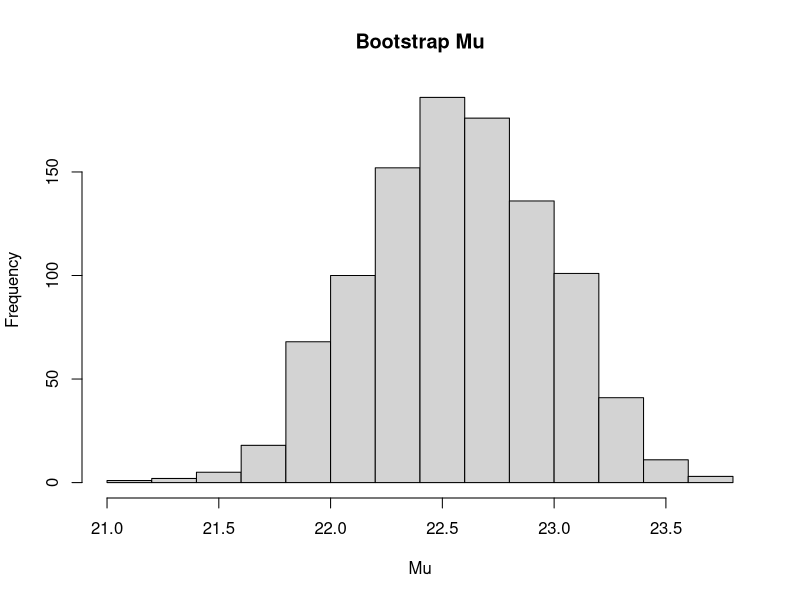

The R script that drew this image:
## ---- chunk 1
library(MASS)
medv <-Boston$medv
## ---- chunk 2
library(boot)
N<- length(medv)
mu_hat <- 1/N*sum(medv)
mu_hat
## ---- chunk 3
se_hat<- sqrt(1/(N-1)*sum((medv - mu_hat)**2))/sqrt(N)
se_hat
## ---- chunk 4
mu_func <- function(data, index){
  data<-data[index]
  size<-length(index)
  mu_hat<-1/size * sum(data)
  return(mu_hat)
}
## ---- chunk 5
boot_obj<-boot(medv,mu_func, R=1000)
boot_obj
## ---- chunk 6
hist(boot_obj$t, main="Bootstrap Mu", xlab="Mu")
